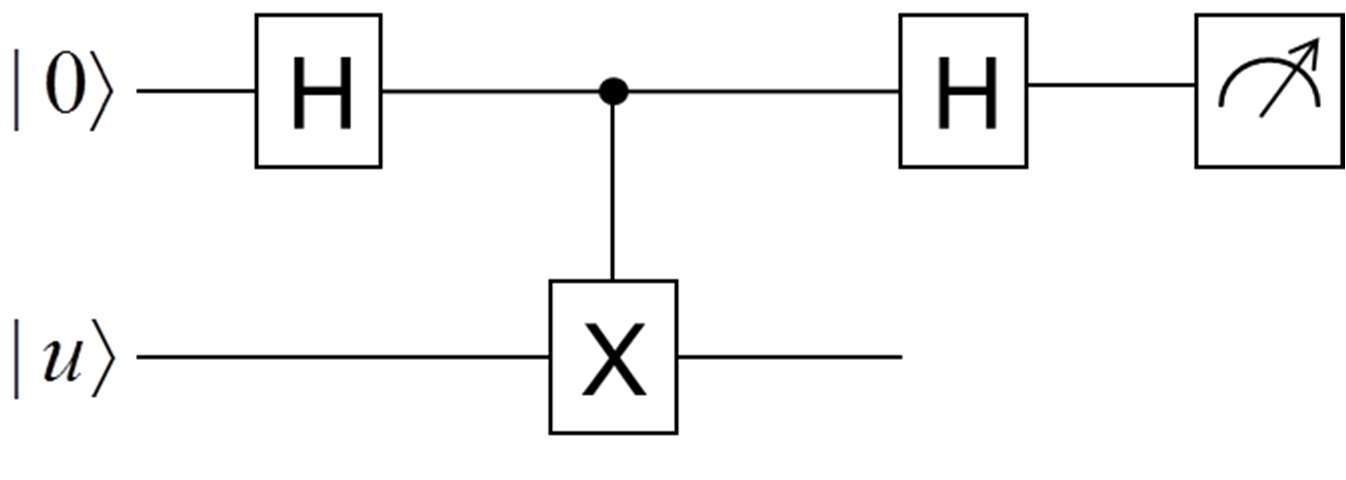
#> input picture extracted_images/page_10_img_1.png, 1346 x 480 px, given in place of page_1_img_1.png, which was not available
$ python inspect_unique_circuits.py
#> lines starting #> are read from the running program, lines starting #| are printed output that depends on the picture; after the words box and inside, x2 and y2 are one past the last pixel; in counts of white or black regions, pixels touching at a corner belong together; pictures that were not available may be replaced by others from this repository, and a replacement may not be noted
import os
import subprocess
from PIL import Image

# The 6 pages representing the unique circuit diagrams
pages = [1, 2, 3, 4, 11, 20]

def main():
    os.makedirs("unique_crops", exist_ok=True)
    for p in pages:
        img_path = f"extracted_images/page_{p}_img_1.png"
        img = Image.open(img_path)
#> img is the input picture: PIL image 1346x480 RGB; mean R, G, B 245.1, 245.1, 245.1
        w, h = img.size
#> w = 1346; h = 480
        print(f"\n================ PAGE {p} ================")

        # Let's crop the whole circuit region (e.g. x=200 to w-100) and save it for inspection
        # This will contain the entire circuit diagram.
        circuit_crop = img.crop((200, 0, w - 100, h))
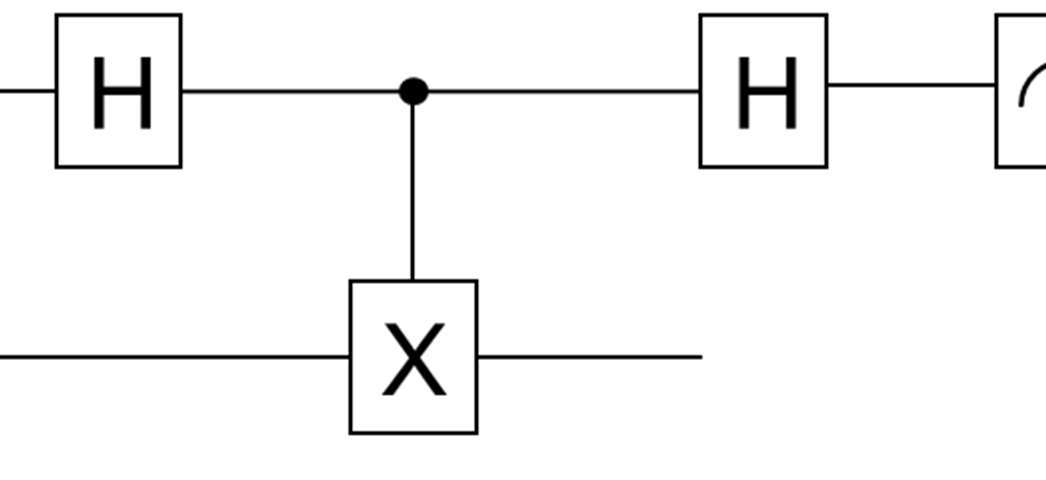
#> circuit_crop: PIL image 1046x480 RGB; min 0, max 255, mean 245.1
        circuit_crop.save(f"unique_crops/page_{p}_circuit.png")

        # Let's find active regions for this specific page
        binary = img.convert("L").point(lambda p: 0 if p < 220 else 255)
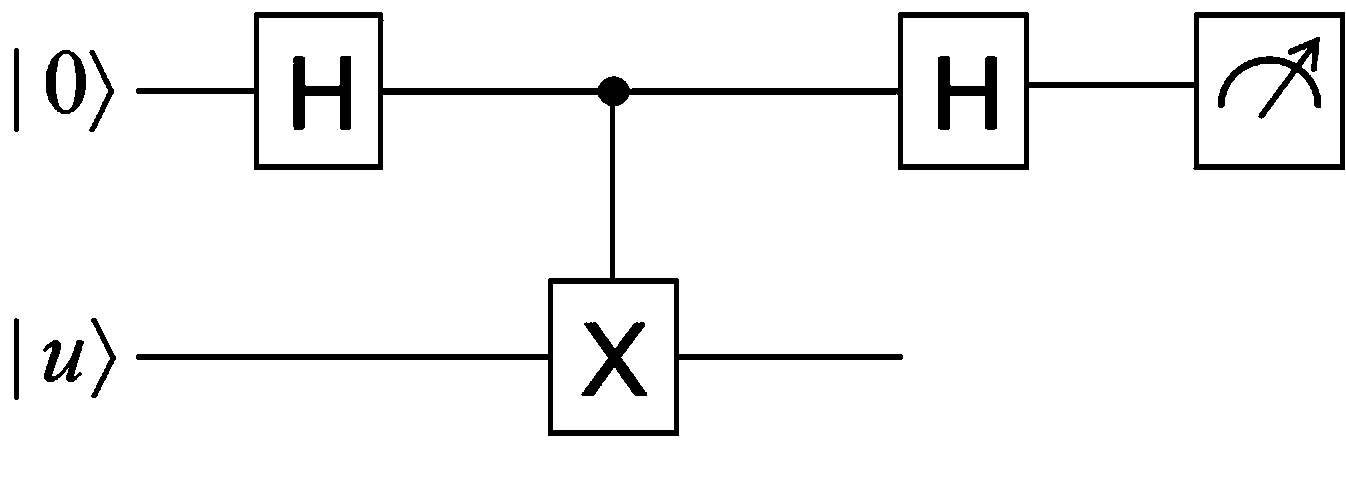
#> binary: PIL image 1346x480 L; 94.7% white; 11 black regions, largest, box (x1, y1, x2, y2) and area: (136, 12, 1345, 436) 22832, (938, 56, 997, 130) 2112, (293, 56, 351, 130) 2039

        # Let's crop specific coordinate ranges and do OCR:
        # Gate 4: x=540..685, y=70..440 (this is the big gate in the middle)
        gate4 = img.crop((540, 70, 685, 440))
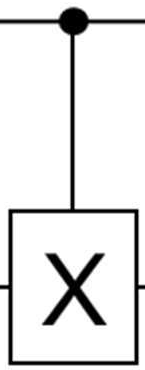
#> gate4: PIL image 145x370 RGB; min 0, max 255, mean 228.2
        gate4.save(f"unique_crops/page_{p}_gate4.png")

        # Run OCR on gate4 with PSM 6 and PSM 3
        res6 = subprocess.run(["tesseract", f"unique_crops/page_{p}_gate4.png", "stdout", "--psm", "6"], capture_output=True, text=True)
        res3 = subprocess.run(["tesseract", f"unique_crops/page_{p}_gate4.png", "stdout", "--psm", "3"], capture_output=True, text=True)

        print(f"Gate 4 (Middle Gate) OCR PSM 6: '{res6.stdout.strip()}'")
        print(f"Gate 4 (Middle Gate) OCR PSM 3: '{res3.stdout.strip()}'")

        # Let's crop other regions:
        # Gate 0, 1, 2, 3 (left side gates): x=240..395, y=10..370
        left_gates = img.crop((240, 10, 395, 370))
        left_gates.save(f"unique_crops/page_{p}_left.png")
        res_left = subprocess.run(["tesseract", f"unique_crops/page_{p}_left.png", "stdout", "--psm", "6"], capture_output=True, text=True)
        print(f"Left Gates OCR: '{res_left.stdout.strip()}'")

        # Gate 6, 7, 8 (right side gates): x=900..1050, y=10..180
        right_gates = img.crop((900, 10, 1050, 180))
        right_gates.save(f"unique_crops/page_{p}_right.png")
        res_right = subprocess.run(["tesseract", f"unique_crops/page_{p}_right.png", "stdout", "--psm", "6"], capture_output=True, text=True)
        print(f"Right Gates OCR: '{res_right.stdout.strip()}'")

if __name__ == "__main__":
    main()
#> (the call stopped at in main, `res6 = subprocess.run(["tesseract", f"unique_crops/page_{p}_gate4.png"..`: subprocess is not available in this run)
